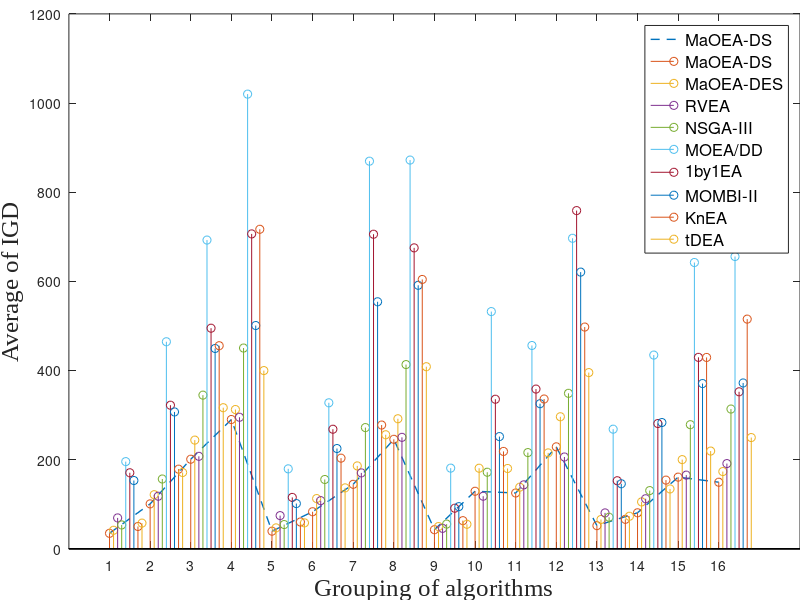

Write the MATLAB code that produced this figure.
%30 10
figure
X = [1:16];
Y = [3.444e+01, 1.005e+02,2.007e+02,2.898e+02,3.920e+01,8.285e+01,1.444e+02,2.454e+02,4.254e+01,...
1.288e+02,1.249e+02,2.285e+02,5.163e+01,8.050e+01,1.605e+02, 1.491e+02 ];
plot(X,Y,"--",'LineWidth',1)
hold on
stem(X,Y,'LineWidth',0.7)
hold on
X = [1.1:16.1];
Y = [4.126e+01,1.211e+02,2.436e+02,3.122e+02,4.664e+01,1.124e+02,1.857e+02,2.915e+02,4.958e+01,...
1.805e+02,1.379e+02,2.960e+02,6.543e+01,1.049e+02,1.998e+02,1.730e+02];
stem(X,Y,'LineWidth',0.7)
hold on
X = [1.2:16.2];
Y = [6.899e+01,1.177e+02,2.072e+02,2.949e+02,7.414e+01,1.077e+02,1.700e+02,2.498e+02,4.557e+01,...
1.177e+02,1.432e+02,2.057e+02,8.023e+01,1.120e+02,1.650e+02,1.909e+02];
stem(X,Y,'LineWidth',0.7)
hold on
X = [1.3:16.3];
Y = [5.323e+01,1.563e+02,3.445e+02,4.502e+02,5.408e+01,1.552e+02,2.717e+02,4.131e+02,5.512e+01,...
1.715e+02,2.156e+02,3.486e+02,7.050e+01,1.303e+02,2.782e+02,3.133e+02];
stem(X,Y,'LineWidth',0.7)
hold on
X = [1.4:16.4];
Y = [1.953e+02,4.643e+02,6.925e+02,1.020e+03,1.791e+02,3.273e+02,8.695e+02,8.720e+02,1.807e+02,...
5.320e+02,4.559e+02,6.965e+02,2.681e+02,4.344e+02,6.421e+02,6.555e+02];
stem(X,Y,'LineWidth',0.7)
hold on
X = [1.5:16.5];
Y = [1.703e+02,3.219e+02,4.947e+02,7.063e+02,1.150e+02,2.680e+02,7.056e+02,6.750e+02,9.079e+01,...
3.353e+02,3.581e+02,7.586e+02,1.524e+02,2.808e+02,4.293e+02,3.520e+02];
stem(X,Y,'LineWidth',0.7)
hold on
X = [1.6:16.6];
Y = [1.529e+02,3.068e+02,4.492e+02,5.007e+02,1.012e+02,2.247e+02,5.540e+02,5.910e+02,9.427e+01,...
2.515e+02,3.253e+02,6.206e+02,1.456e+02,2.830e+02,3.705e+02,3.718e+02];
stem(X,Y,'LineWidth',0.7)
hold on
X = [1.7:16.7];
Y = [4.975e+01,1.784e+02,4.554e+02,7.167e+02,5.982e+01,2.031e+02,2.774e+02,6.041e+02,6.283e+01,...
2.182e+02,3.358e+02,4.973e+02,6.581e+01,1.538e+02,4.291e+02,5.151e+02];
stem(X,Y,'LineWidth',0.7)
hold on
X = [1.8:16.8];
Y = [5.733e+01,1.709e+02,3.163e+02,3.996e+02,5.789e+01,1.364e+02,2.556e+02,4.083e+02,5.470e+01,...
1.799e+02,2.149e+02,3.951e+02,7.274e+01,1.340e+02,2.190e+02,2.493e+02];
stem(X,Y,'LineWidth',0.7)



%title('IGD results of all algorithms for 8 objectives','FontName', 'Times New Roman','FontSize', 10)
set(gca,'looseInset',[0 0 0 0])   % 去除图片白色边框
xlabel('Grouping of algorithms','FontName', 'Times New Roman','FontSize', 18)
ylabel('Average of IGD','FontName', 'Times New Roman','FontSize', 18) 
legend('MaOEA-DS','MaOEA-DS','MaOEA-DES','RVEA','NSGA-III','MOEA/DD','1by1EA','MOMBI-II','KnEA','tDEA','Location','best','FontSize', 12)
set(gca,'XTick',1:16);






